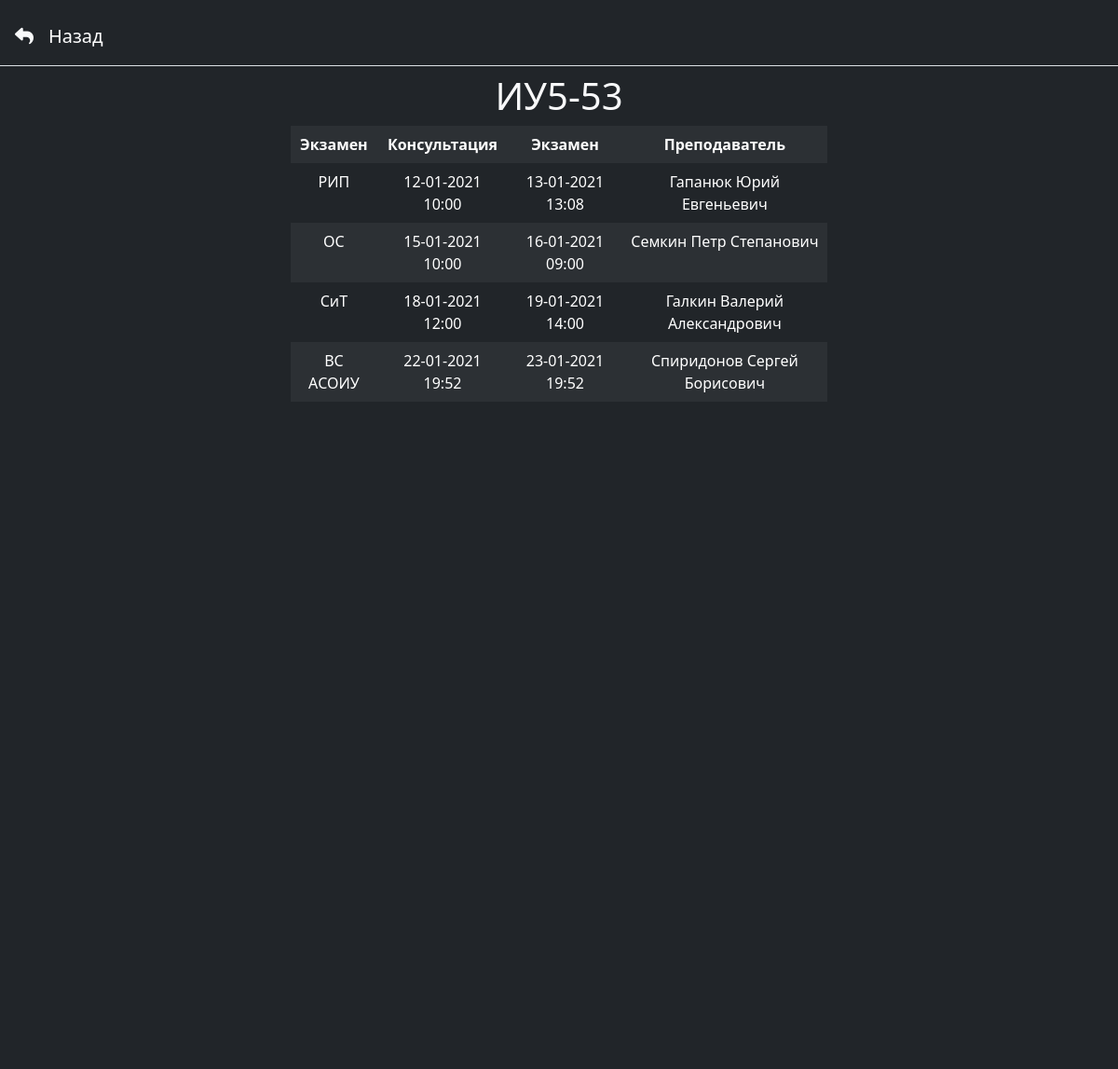
Screenshot of /schedule/3/ with the database file from the repository.
### schedule/models.py (models this page shows, shortened)
class Group(models.Model):
    name = models.CharField(max_length=50, verbose_name='Номер')
    lessons = models.ManyToManyField(Exam, through='Schedule')
    class Meta:
        verbose_name = 'Группа'
        verbose_name_plural = 'Группы'
        ordering = ['name']

class Exam(models.Model):
    name = models.CharField(max_length=50, verbose_name='Название')
    lecturer = models.CharField(max_length=50, verbose_name='Преподаватель')
    class Meta:
        verbose_name = 'Экзамен'
        verbose_name_plural = 'Экзамены'
        ordering = ['name']

class Schedule(models.Model):
    group = models.ForeignKey(Group, on_delete=models.CASCADE, verbose_name='Группа')
    lesson = models.ForeignKey(Exam, on_delete=models.CASCADE, verbose_name='Экзамен')
    lesson_time = models.DateTimeField(default='2021-01-10', verbose_name='Время экзамена')
    consultation_time = models.DateTimeField(default='2021-01-10', verbose_name='Время консультации')
    class Meta:
        verbose_name = 'Расписание'
        verbose_name_plural = 'Расписание'
        ordering = ['group']

### schedule/views.py (the view)
# urls.py: path('<int:group_id>/', views.detail_student, name='detail_student'),
def detail_student(request, group_id):
    group_list = Group.objects.all()
    for i in group_list:
        if i.id == group_id:
            group = i
    schedule_list = get_list_or_404(Schedule, group=group_id)
    for i in range(len(schedule_list) - 1):
        for j in range(len(schedule_list) - i - 1):
            if schedule_list[j].lesson_time > schedule_list[j + 1].lesson_time:
                schedule_list[j], schedule_list[j + 1] = schedule_list[j + 1], schedule_list[j]
    exam_list = []
    for i in schedule_list:
        exam_list.append(i.lesson)
    return render(request, 'schedule/detail_student.html', {'group': group,
                                                            'schedule_list': schedule_list,
                                                            'exam_list': exam_list})

### schedule/templates/schedule/detail_student.html (shortened to what this page needs)
<!DOCTYPE html>
<html lang="en">
<head>
    <link rel="stylesheet" href="https://stackpath.bootstrapcdn.com/bootstrap/5.0.0-alpha1/css/bootstrap.min.css">
    {% load static %}
    <link rel="stylesheet" type="text/css" href="{% static 'schedule/css/style.css' %}">
</head>
<body>
    <nav class="navbar navbar-expand-lg navbar-dark bg-dark">
        <div class="container-fluid modal-header">
            <div>
                <a class="navbar-brand" href="/schedule/"><i class="fas fa-reply text-light navbar-brand"></i>Назад</a>
            </div>
        </div>
    </nav>
    <main class="container-fluid bg-dark">
        <div class="row justify-content-around">
            <div class="col-6">
                <h1 class="text-center text-light">{{ group.name }}</h1>
                <table class="table table-dark table-borderless table-striped">
                    <tr>
                        <th class="text-center">Экзамен</th>
                        <th class="text-center">Консультация</th>
                        <th class="text-center">Экзамен</th>
                        <th class="text-center">Преподаватель</th>
                    </tr>
                    {% for exam in exam_list %}
                        <tr>
                            <td class="text-center">{{ exam.name }}</td>
                            {% for schedule in schedule_list %}
                                {% if schedule.lesson == exam %}
                                    <td class="text-center"><time datetime="">{{ schedule.consultation_time|date:'d-m-Y H:i' }}</time></td>
                                    <td class="text-center">{{ schedule.lesson_time|date:'d-m-Y H:i' }}</td>
                                {% endif %}
                            {% endfor %}
                            <td class="text-center">{{ exam.lecturer }}</td>
                        </tr>
                    {% endfor %}
                </table>
            </div>
        </div>
    </main>
    <footer class="high bg-dark">
    </footer>
</body>
</html>

### schedule/static/schedule/css/style.css (style rules this page uses)
.text-center { text-align: center; }
.text-light { color: aliceblue; }
.high { height: 700px; }

### rows the page displays
Group: name "ИУ5-53"
Exam: name "РИП", lecturer "Гапанюк Юрий Евгеньевич"
Schedule: consultation_time "12-01-2021 10:00", lesson_time "13-01-2021 13:08"
Exam: name "ОС", lecturer "Семкин Петр Степанович"
Schedule: consultation_time "15-01-2021 10:00", lesson_time "16-01-2021 09:00"
Exam: name "СиТ", lecturer "Галкин Валерий Александрович"
Schedule: consultation_time "18-01-2021 12:00", lesson_time "19-01-2021 14:00"
Exam: name "ВС АСОИУ", lecturer "Спиридонов Сергей Борисович"
Schedule: consultation_time "22-01-2021 19:52", lesson_time "23-01-2021 19:52"
